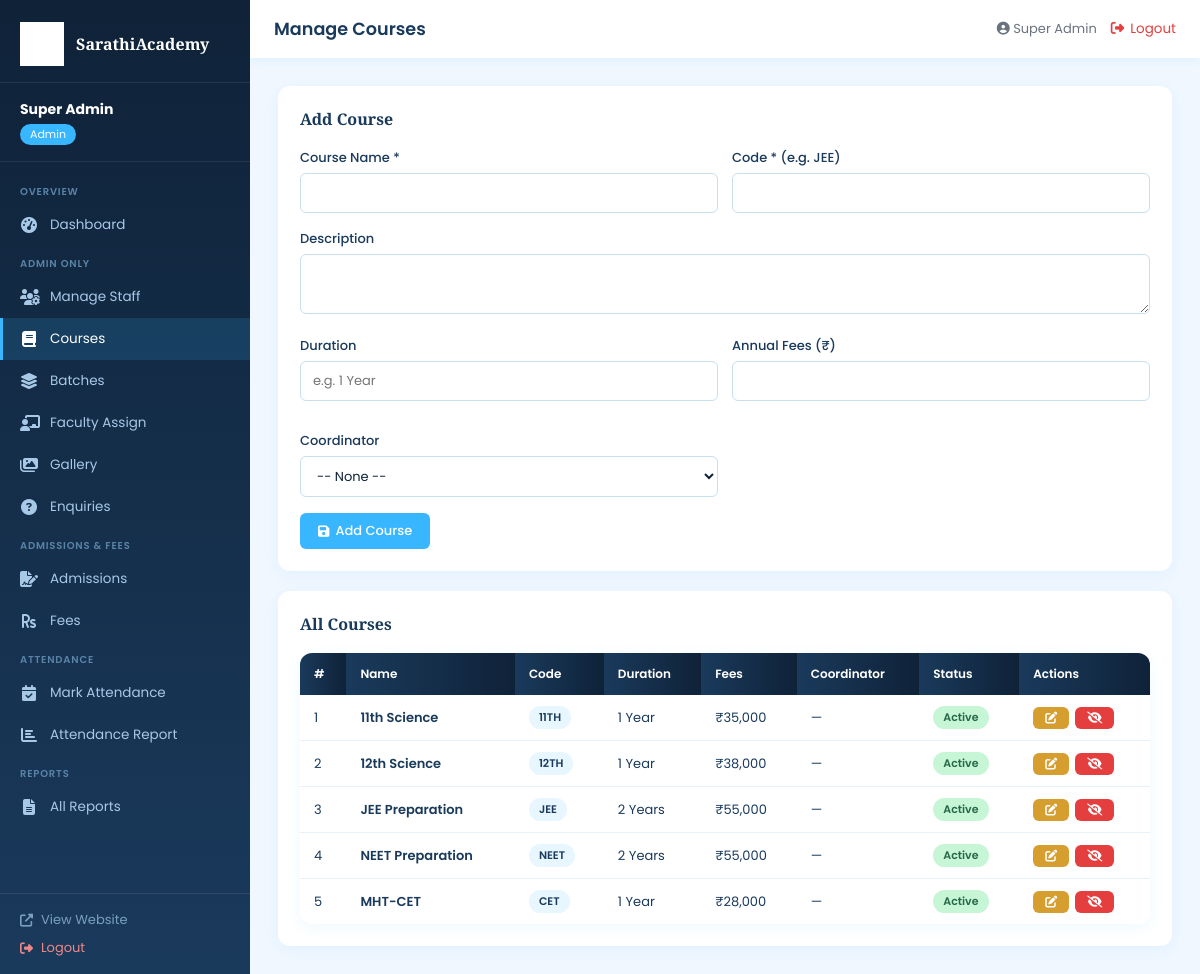
The app's page /admin/pages/courses.php (signed in) with its own data.
### tables this page shows
CREATE TABLE IF NOT EXISTS courses (
    id            INT AUTO_INCREMENT PRIMARY KEY,
    name          VARCHAR(100) NOT NULL,          
    code          VARCHAR(20)  NOT NULL UNIQUE,   
    description   TEXT,
    duration      VARCHAR(80),                    
    fees          DECIMAL(10,2) DEFAULT 0.00,
    coordinator_id INT,
    is_active     TINYINT(1) DEFAULT 1,
    created_at    DATETIME DEFAULT CURRENT_TIMESTAMP,
    FOREIGN KEY (coordinator_id) REFERENCES users(id) ON DELETE SET NULL
);

### includes/auth.php (called while the page is built, shortened)
<?php
function dbFetchAll($sql, $params = []) {
    $db   = getDB();
    $stmt = mysqli_prepare($db, $sql);
    mysqli_stmt_execute($stmt);
    $res  = mysqli_stmt_get_result($stmt);
    $rows = [];
    while ($row = mysqli_fetch_assoc($res)) $rows[] = $row;
    return $rows;
}
function e($v)        { return htmlspecialchars((string)$v, ENT_QUOTES, 'UTF-8'); }

### admin/pages/courses.php (the view, shortened to what this page needs)
<?php $pageTitle='Manage Courses'; $activePage='courses';
require_once dirname(__DIR__).'/includes/admin_header.php'; requireAdmin();
$courses=dbFetchAll('SELECT c.*,u.name AS coord_name FROM courses c LEFT JOIN users u ON u.id=c.coordinator_id ORDER BY c.id');
$edit=null; if(isset($_GET['edit'])){foreach($courses as $c){if($c['id']==(int)$_GET['edit']){$edit=$c;break;}}}
?>
<div class="card mb-3">
  <div class="card-header"><h3><?=$edit?'Edit Course':'Add Course'?></h3><?php if($edit): ?><a href="?" class="btn btn-secondary btn-sm">Cancel</a><?php endif; ?></div>
  <form method="POST"><input type="hidden" name="action" value="<?=$edit?'edit':'add'?>"><?php if($edit): ?><input type="hidden" name="id" value="<?=$edit['id']?>"><?php endif; ?>
    <div class="form-row">
      <div class="form-group"><label>Course Name *</label><input type="text" name="name" class="form-control" value="<?=e($edit['name']??'')?>" required></div>
      <div class="form-group"><label>Code * (e.g. JEE)</label><input type="text" name="code" class="form-control" value="<?=e($edit['code']??'')?>" required></div>
    </div>
    <div class="form-group"><label>Description</label><textarea name="description" class="form-control" rows="2"><?=e($edit['description']??'')?></textarea></div>
    <div class="form-row">
      <div class="form-group"><label>Duration</label><input type="text" name="duration" class="form-control" placeholder="e.g. 1 Year" value="<?=e($edit['duration']??'')?>"></div>
      <div class="form-group"><label>Annual Fees (₹)</label><input type="number" name="fees" class="form-control" step="0.01" value="<?=e($edit['fees']??'')?>"></div>
      <div class="form-group"><label>Coordinator</label><select name="coordinator_id" class="form-control"><option value="">-- None --</option></select></div>
    </div>
    <button type="submit" class="btn btn-primary"><i class="fas fa-save"></i> <?=$edit?'Update':'Add Course'?></button>
  </form>
</div>
<div class="card"><div class="card-header"><h3>All Courses</h3></div>
<div class="table-wrap"><table><thead><tr><th>#</th><th>Name</th><th>Code</th><th>Duration</th><th>Fees</th><th>Coordinator</th><th>Status</th><th>Actions</th></tr></thead>
<tbody><?php foreach($courses as $i=>$c): ?>
<tr><td><?=$i+1?></td><td class="fw-600"><?=e($c['name'])?></td><td><span class="badge badge-sky"><?=e($c['code'])?></span></td><td><?=e($c['duration'])?></td><td>₹<?=number_format($c['fees'],0)?></td><td><?=e($c['coord_name']??'—')?></td>
<td><span class="badge badge-<?=$c['is_active']?'active':'inactive'?>"><?=$c['is_active']?'Active':'Inactive'?></span></td>
<td><div class="actions"><a href="?edit=<?=$c['id']?>" class="btn btn-sm btn-warning"><i class="fas fa-edit"></i></a>
<form method="POST" style="display:inline;"><button class="btn btn-sm <?=$c['is_active']?'btn-danger':'btn-success'?>" data-confirm="Toggle?"><i class="fas fa-<?=$c['is_active']?'eye-slash':'eye'?>"></i></button></form></div></td></tr>
<?php endforeach; ?></tbody></table></div></div>
<?php require_once dirname(__DIR__).'/includes/admin_footer.php'; ?>

### assets/css/admin.css (style rules this page uses)
:root { --sky: #38b6ff; --sky-light: #e8f6ff; --navy: #1a3a5c; --navy-dark: #0f2238; --gold: #c9a84c; --white: #ffffff; --gray: #6b7280; --sidebar-w: 250px; --danger: #e53e3e; --success: #38a169; --warning: #d69e2e; }
*,*::before,*::after { box-sizing:border-box;margin:0;padding:0; }
body { font-family:'Poppins',sans-serif;font-size:14px;background:#f0f7ff;color:#1a3a5c;display:flex;min-height:100vh; }
h1,h2,h3,h4 { font-family:'Playfair Display',serif; }
a { text-decoration:none;color:inherit; }
.card { background:var(--white);border-radius:12px;box-shadow:0 4px 16px rgba(56,182,255,.08);padding:22px; }
.card-header { display:flex;align-items:center;justify-content:space-between;margin-bottom:18px; }
.card-header h3 { font-size:1rem;color:var(--navy); }
.card+.card { margin-top:20px; }
.table-wrap { overflow-x:auto;border-radius:12px;box-shadow:0 4px 16px rgba(56,182,255,.08); }
table { width:100%;border-collapse:collapse;background:var(--white); }
th { background:linear-gradient(90deg,var(--navy),var(--navy-dark));color:#fff;padding:12px 14px;text-align:left;font-size:12px;font-weight:600;white-space:nowrap; }
td { padding:11px 14px;border-bottom:1px solid #e8f0f8;font-size:13px;vertical-align:middle; }
tr:last-child td { border-bottom:none; }
.badge { display:inline-block;padding:3px 10px;border-radius:20px;font-size:11px;font-weight:600; }
.badge-active { background:#c6f6d5;color:#276749; }
.badge-sky { background:var(--sky-light);color:var(--navy); }
.actions { display:flex;gap:6px;flex-wrap:wrap; }
.form-group { margin-bottom:16px; }
.form-group label { display:block;font-weight:500;margin-bottom:5px;font-size:13px;color:var(--navy); }
.form-control { width:100%;padding:9px 12px;border:1.5px solid #c8dff0;border-radius:6px;font-size:13px;font-family:inherit;color:var(--navy-dark);background:#fff;transition:border-color .2s,box-shadow .2s; }
.form-row { display:grid;grid-template-columns:1fr 1fr;gap:14px; }
.btn { display:inline-flex;align-items:center;gap:6px;padding:8px 18px;border-radius:6px;font-weight:500;font-size:13px;cursor:pointer;border:none;font-family:inherit;transition:all .2s; }
.btn-primary { background:var(--sky);color:#fff; }
.btn-danger { background:var(--danger);color:#fff; }
.btn-warning { background:var(--warning);color:#fff; }
.btn-sm { padding:5px 12px;font-size:12px; }
.mb-3 { margin-bottom:20px; }
.fw-600 { font-weight:600; }

### records on screen
courses: name "11th Science", code "11TH", duration "1 Year", fees "35,000", coord_name "—", is_active "Active"
courses: name "12th Science", code "12TH", duration "1 Year", fees "38,000", coord_name "—", is_active "Active"
courses: name "JEE Preparation", code "JEE", duration "2 Years", fees "55,000", coord_name "—", is_active "Active"
courses: name "NEET Preparation", code "NEET", duration "2 Years", fees "55,000", coord_name "—", is_active "Active"
courses: name "MHT-CET", code "CET", duration "1 Year", fees "28,000", coord_name "—", is_active "Active"

### other values on screen
$adminUser['name'] "Super Admin"
$adminUser['role'] "Admin"
$pageTitle "Manage Courses"
